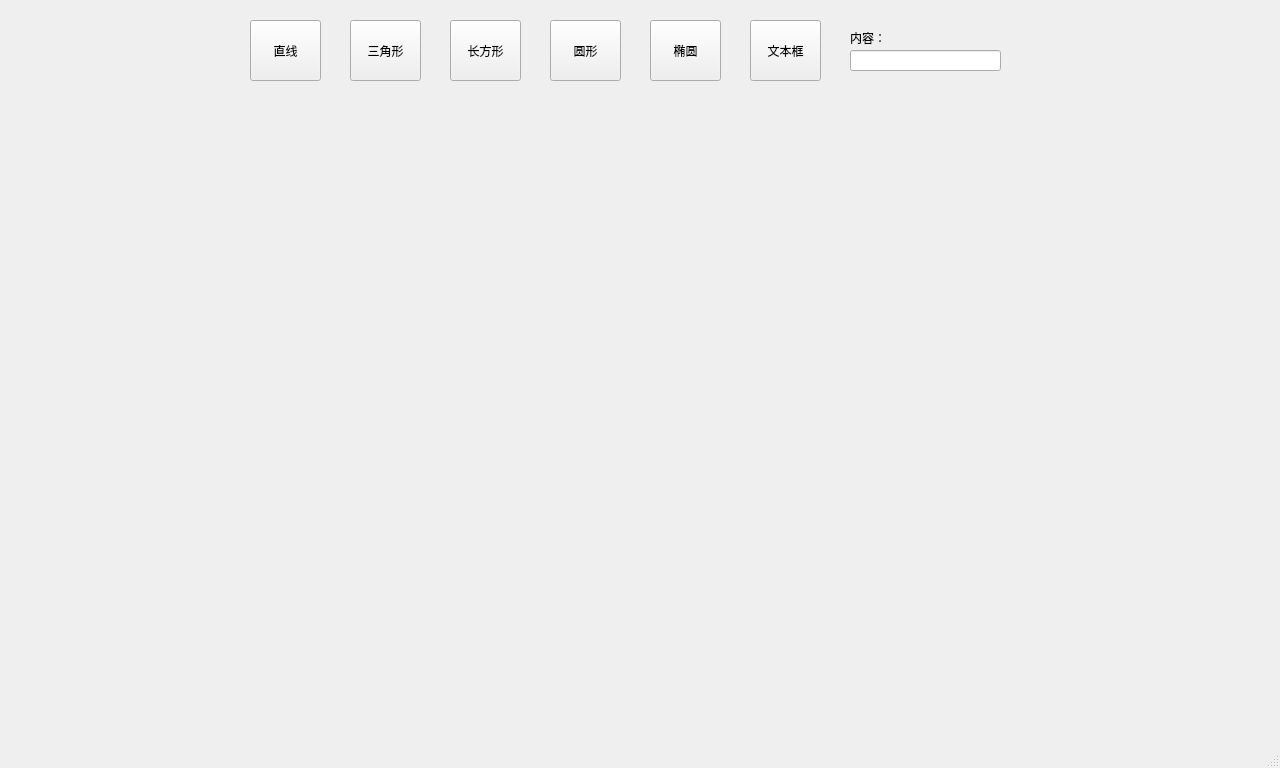
<?xml version="1.0" encoding="UTF-8"?>
<ui version="4.0">
 <class>MainWindow</class>
 <widget class="QMainWindow" name="MainWindow">
  <property name="geometry">
   <rect>
    <x>0</x>
    <y>0</y>
    <width>1280</width>
    <height>768</height>
   </rect>
  </property>
  <property name="windowTitle">
   <string>绘图工具</string>
  </property>
  <widget class="QWidget" name="centralwidget">
   <widget class="QPushButton" name="line_button">
    <property name="geometry">
     <rect>
      <x>250</x>
      <y>20</y>
      <width>71</width>
      <height>61</height>
     </rect>
    </property>
    <property name="text">
     <string>直线</string>
    </property>
   </widget>
   <widget class="QPushButton" name="triangle_button">
    <property name="geometry">
     <rect>
      <x>350</x>
      <y>20</y>
      <width>71</width>
      <height>61</height>
     </rect>
    </property>
    <property name="text">
     <string>三角形</string>
    </property>
   </widget>
   <widget class="QPushButton" name="rectangle_button">
    <property name="geometry">
     <rect>
      <x>450</x>
      <y>20</y>
      <width>71</width>
      <height>61</height>
     </rect>
    </property>
    <property name="text">
     <string>长方形</string>
    </property>
   </widget>
   <widget class="QPushButton" name="circle_button">
    <property name="geometry">
     <rect>
      <x>550</x>
      <y>20</y>
      <width>71</width>
      <height>61</height>
     </rect>
    </property>
    <property name="text">
     <string>圆形</string>
    </property>
   </widget>
   <widget class="QPushButton" name="ellipse_button">
    <property name="geometry">
     <rect>
      <x>650</x>
      <y>20</y>
      <width>71</width>
      <height>61</height>
     </rect>
    </property>
    <property name="text">
     <string>椭圆</string>
    </property>
   </widget>
   <widget class="QPushButton" name="text_button">
    <property name="geometry">
     <rect>
      <x>750</x>
      <y>20</y>
      <width>71</width>
      <height>61</height>
     </rect>
    </property>
    <property name="text">
     <string>文本框</string>
    </property>
   </widget>
   <widget class="QLineEdit" name="lineEdit">
    <property name="geometry">
     <rect>
      <x>850</x>
      <y>50</y>
      <width>151</width>
      <height>21</height>
     </rect>
    </property>
   </widget>
   <widget class="QLabel" name="label">
    <property name="geometry">
     <rect>
      <x>850</x>
      <y>30</y>
      <width>72</width>
      <height>15</height>
     </rect>
    </property>
    <property name="text">
     <string>内容：</string>
    </property>
   </widget>
  </widget>
  <widget class="QMenuBar" name="menubar">
   <property name="geometry">
    <rect>
     <x>0</x>
     <y>0</y>
     <width>1280</width>
     <height>26</height>
    </rect>
   </property>
  </widget>
  <widget class="QStatusBar" name="statusbar"/>
 </widget>
 <resources/>
 <connections/>
</ui>
